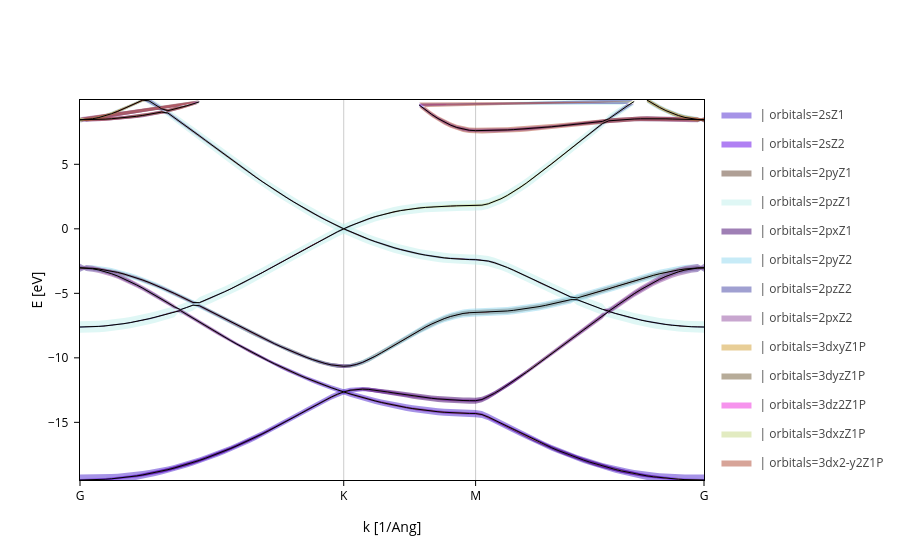

The notebook cell saved with this chart:
### Code cell
# Get the fatbands plot
fatbands = band_struct.plot.fatbands(Erange=[-21,10])
# Split the contributions by orbitals
fatbands.split_groups(on="orbitals")

### Figure 1 — Plotly figure (JSON) as saved in the notebook; plotly's stock layout.template omitted (floating-point values rounded to 4 significant figures; data arrays with more than 128 entries replaced by an {"elided": "..."} marker saying what was removed)
{"data": [{"fill": "toself", "legendgroup": " | orbitals=2sZ1", "line": {"color": "#4f29cf", "width": 0}, "meta": {}, "mode": "lines", "name": " | orbitals=2sZ1", "type": "scatter", "x": {"elided": "200 float values"}, "y": {"elided": "200 float values"}}, {"fill": "toself", "legendgroup": " | orbitals=2sZ1", "line": {"color": "#4f29cf", "width": 0}, "meta": {}, "mode": "lines", "name": " | orbitals=2sZ1", "showlegend": false, "type": "scatter", "x": {"elided": "200 float values"}, "y": {"elided": "200 float values"}}, {"fill": "toself", "legendgroup": " | orbitals=2sZ1", "line": {"color": "#4f29cf", "width": 0}, "meta": {}, "mode": "lines", "name": " | orbitals=2sZ1", "showlegend": false, "type": "scatter", "x": {"elided": "200 float values"}, "y": {"elided": "200 float values"}}, {"fill": "toself", "legendgroup": " | orbitals=2sZ1", "line": {"color": "#4f29cf", "width": 0}, "meta": {}, "mode": "lines", "name": " | orbitals=2sZ1", "showlegend": false, "type": "scatter", "x": {"elided": "200 float values"}, "y": {"elided": "200 float values"}}, {"fill": "toself", "legendgroup": " | orbitals=2sZ1", "line": {"color": "#4f29cf", "width": 0}, "meta": {}, "mode": "lines", "name": " | orbitals=2sZ1", "showlegend": false, "type": "scatter", "x": {"elided": "200 float values"}, "y": {"elided": "200 float values"}}, {"fill": "toself", "legendgroup": " | orbitals=2sZ1", "line": {"color": "#4f29cf", "width": 0}, "meta": {}, "mode": "lines", "name": " | orbitals=2sZ1", "showlegend": false, "type": "scatter", "x": {"elided": "200 float values"}, "y": {"elided": "200 float values"}}, {"fill": "toself", "legendgroup": " | orbitals=2sZ2", "line": {"color": "#6302e8", "width": 0}, "meta": {}, "mode": "lines", "name": " | orbitals=2sZ2", "type": "scatter", "x": {"elided": "200 float values"}, "y": {"elided": "200 float values"}}, {"fill": "toself", "legendgroup": " | orbitals=2sZ2", "line": {"color": "#6302e8", "width": 0}, "meta": {}, "mode": "lines", "name": " | orbitals=2sZ2", "showlegend": false, "type": "scatter", "x": {"elided": "200 float values"}, "y": {"elided": "200 float values"}}, {"fill": "toself", "legendgroup": " | orbitals=2sZ2", "line": {"color": "#6302e8", "width": 0}, "meta": {}, "mode": "lines", "name": " | orbitals=2sZ2", "showlegend": false, "type": "scatter", "x": {"elided": "200 float values"}, "y": {"elided": "200 float values"}}, {"fill": "toself", "legendgroup": " | orbitals=2sZ2", "line": {"color": "#6302e8", "width": 0}, "meta": {}, "mode": "lines", "name": " | orbitals=2sZ2", "showlegend": false, "type": "scatter", "x": {"elided": "200 float values"}, "y": {"elided": "200 float values"}}, {"fill": "toself", "legendgroup": " | orbitals=2sZ2", "line": {"color": "#6302e8", "width": 0}, "meta": {}, "mode": "lines", "name": " | orbitals=2sZ2", "showlegend": false, "type": "scatter", "x": {"elided": "200 float values"}, "y": {"elided": "200 float values"}}, {"fill": "toself", "legendgroup": " | orbitals=2sZ2", "line": {"color": "#6302e8", "width": 0}, "meta": {}, "mode": "lines", "name": " | orbitals=2sZ2", "showlegend": false, "type": "scatter", "x": {"elided": "200 float values"}, "y": {"elided": "200 float values"}}, {"fill": "toself", "legendgroup": " | orbitals=2pyZ1", "line": {"color": "#60402d", "width": 0}, "meta": {}, "mode": "lines", "name": " | orbitals=2pyZ1", "type": "scatter", "x": {"elided": "200 float values"}, "y": {"elided": "200 float values"}}, {"fill": "toself", "legendgroup": " | orbitals=2pyZ1", "line": {"color": "#60402d", "width": 0}, "meta": {}, "mode": "lines", "name": " | orbitals=2pyZ1", "showlegend": false, "type": "scatter", "x": {"elided": "200 float values"}, "y": {"elided": "200 float values"}}, {"fill": "toself", "legendgroup": " | orbitals=2pyZ1", "line": {"color": "#60402d", "width": 0}, "meta": {}, "mode": "lines", "name": " | orbitals=2pyZ1", "showlegend": false, "type": "scatter", "x": {"elided": "200 float values"}, "y": {"elided": "200 float values"}}, {"fill": "toself", "legendgroup": " | orbitals=2pyZ1", "line": {"color": "#60402d", "width": 0}, "meta": {}, "mode": "lines", "name": " | orbitals=2pyZ1", "showlegend": false, "type": "scatter", "x": {"elided": "200 float values"}, "y": {"elided": "200 float values"}}, {"fill": "toself", "legendgroup": " | orbitals=2pyZ1", "line": {"color": "#60402d", "width": 0}, "meta": {}, "mode": "lines", "name": " | orbitals=2pyZ1", "showlegend": false, "type": "scatter", "x": {"elided": "200 float values"}, "y": {"elided": "200 float values"}}, {"fill": "toself", "legendgroup": " | orbitals=2pyZ1", "line": {"color": "#60402d", "width": 0}, "meta": {}, "mode": "lines", "name": " | orbitals=2pyZ1", "showlegend": false, "type": "scatter", "x": {"elided": "200 float values"}, "y": {"elided": "200 float values"}}, {"fill": "toself", "legendgroup": " | orbitals=2pzZ1", "line": {"color": "#c0f0ec", "width": 0}, "meta": {}, "mode": "lines", "name": " | orbitals=2pzZ1", "type": "scatter", "x": {"elided": "200 float values"}, "y": {"elided": "200 float values"}}, {"fill": "toself", "legendgroup": " | orbitals=2pzZ1", "line": {"color": "#c0f0ec", "width": 0}, "meta": {}, "mode": "lines", "name": " | orbitals=2pzZ1", "showlegend": false, "type": "scatter", "x": {"elided": "200 float values"}, "y": {"elided": "200 float values"}}, {"fill": "toself", "legendgroup": " | orbitals=2pzZ1", "line": {"color": "#c0f0ec", "width": 0}, "meta": {}, "mode": "lines", "name": " | orbitals=2pzZ1", "showlegend": false, "type": "scatter", "x": {"elided": "200 float values"}, "y": {"elided": "200 float values"}}, {"fill": "toself", "legendgroup": " | orbitals=2pzZ1", "line": {"color": "#c0f0ec", "width": 0}, "meta": {}, "mode": "lines", "name": " | orbitals=2pzZ1", "showlegend": false, "type": "scatter", "x": {"elided": "200 float values"}, "y": {"elided": "200 float values"}}, {"fill": "toself", "legendgroup": " | orbitals=2pzZ1", "line": {"color": "#c0f0ec", "width": 0}, "meta": {}, "mode": "lines", "name": " | orbitals=2pzZ1", "showlegend": false, "type": "scatter", "x": {"elided": "200 float values"}, "y": {"elided": "200 float values"}}, {"fill": "toself", "legendgroup": " | orbitals=2pzZ1", "line": {"color": "#c0f0ec", "width": 0}, "meta": {}, "mode": "lines", "name": " | orbitals=2pzZ1", "showlegend": false, "type": "scatter", "x": {"elided": "200 float values"}, "y": {"elided": "200 float values"}}, {"fill": "toself", "legendgroup": " | orbitals=2pxZ1", "line": {"color": "#41016c", "width": 0}, "meta": {}, "mode": "lines", "name": " | orbitals=2pxZ1", "type": "scatter", "x": {"elided": "200 float values"}, "y": {"elided": "200 float values"}}, {"fill": "toself", "legendgroup": " | orbitals=2pxZ1", "line": {"color": "#41016c", "width": 0}, "meta": {}, "mode": "lines", "name": " | orbitals=2pxZ1", "showlegend": false, "type": "scatter", "x": {"elided": "200 float values"}, "y": {"elided": "200 float values"}}, {"fill": "toself", "legendgroup": " | orbitals=2pxZ1", "line": {"color": "#41016c", "width": 0}, "meta": {}, "mode": "lines", "name": " | orbitals=2pxZ1", "showlegend": false, "type": "scatter", "x": {"elided": "200 float values"}, "y": {"elided": "200 float values"}}, {"fill": "toself", "legendgroup": " | orbitals=2pxZ1", "line": {"color": "#41016c", "width": 0}, "meta": {}, "mode": "lines", "name": " | orbitals=2pxZ1", "showlegend": false, "type": "scatter", "x": {"elided": "200 float values"}, "y": {"elided": "200 float values"}}, {"fill": "toself", "legendgroup": " | orbitals=2pxZ1", "line": {"color": "#41016c", "width": 0}, "meta": {}, "mode": "lines", "name": " | orbitals=2pxZ1", "showlegend": false, "type": "scatter", "x": {"elided": "200 float values"}, "y": {"elided": "200 float values"}}, {"fill": "toself", "legendgroup": " | orbitals=2pxZ1", "line": {"color": "#41016c", "width": 0}, "meta": {}, "mode": "lines", "name": " | orbitals=2pxZ1", "showlegend": false, "type": "scatter", "x": {"elided": "200 float values"}, "y": {"elided": "200 float values"}}, {"fill": "toself", "legendgroup": " | orbitals=2pyZ2", "line": {"color": "#8fd7ef", "width": 0}, "meta": {}, "mode": "lines", "name": " | orbitals=2pyZ2", "type": "scatter", "x": {"elided": "200 float values"}, "y": {"elided": "200 float values"}}, {"fill": "toself", "legendgroup": " | orbitals=2pyZ2", "line": {"color": "#8fd7ef", "width": 0}, "meta": {}, "mode": "lines", "name": " | orbitals=2pyZ2", "showlegend": false, "type": "scatter", "x": {"elided": "200 float values"}, "y": {"elided": "200 float values"}}, {"fill": "toself", "legendgroup": " | orbitals=2pyZ2", "line": {"color": "#8fd7ef", "width": 0}, "meta": {}, "mode": "lines", "name": " | orbitals=2pyZ2", "showlegend": false, "type": "scatter", "x": {"elided": "200 float values"}, "y": {"elided": "200 float values"}}, {"fill": "toself", "legendgroup": " | orbitals=2pyZ2", "line": {"color": "#8fd7ef", "width": 0}, "meta": {}, "mode": "lines", "name": " | orbitals=2pyZ2", "showlegend": false, "type": "scatter", "x": {"elided": "200 float values"}, "y": {"elided": "200 float values"}}, {"fill": "toself", "legendgroup": " | orbitals=2pyZ2", "line": {"color": "#8fd7ef", "width": 0}, "meta": {}, "mode": "lines", "name": " | orbitals=2pyZ2", "showlegend": false, "type": "scatter", "x": {"elided": "200 float values"}, "y": {"elided": "200 float values"}}, {"fill": "toself", "legendgroup": " | orbitals=2pyZ2", "line": {"color": "#8fd7ef", "width": 0}, "meta": {}, "mode": "lines", "name": " | orbitals=2pyZ2", "showlegend": false, "type": "scatter", "x": {"elided": "200 float values"}, "y": {"elided": "200 float values"}}, {"fill": "toself", "legendgroup": " | orbitals=2pzZ2", "line": {"color": "#4343a3", "width": 0}, "meta": {}, "mode": "lines", "name": " | orbitals=2pzZ2", "type": "scatter", "x": {"elided": "200 float values"}, "y": {"elided": "200 float values"}}, {"fill": "toself", "legendgroup": " | orbitals=2pzZ2", "line": {"color": "#4343a3", "width": 0}, "meta": {}, "mode": "lines", "name": " | orbitals=2pzZ2", "showlegend": false, "type": "scatter", "x": {"elided": "200 float values"}, "y": {"elided": "200 float values"}}, {"fill": "toself", "legendgroup": " | orbitals=2pzZ2", "line": {"color": "#4343a3", "width": 0}, "meta": {}, "mode": "lines", "name": " | orbitals=2pzZ2", "showlegend": false, "type": "scatter", "x": {"elided": "200 float values"}, "y": {"elided": "200 float values"}}, {"fill": "toself", "legendgroup": " | orbitals=2pzZ2", "line": {"color": "#4343a3", "width": 0}, "meta": {}, "mode": "lines", "name": " | orbitals=2pzZ2", "showlegend": false, "type": "scatter", "x": {"elided": "200 float values"}, "y": {"elided": "200 float values"}}, {"fill": "toself", "legendgroup": " | orbitals=2pzZ2", "line": {"color": "#4343a3", "width": 0}, "meta": {}, "mode": "lines", "name": " | orbitals=2pzZ2", "showlegend": false, "type": "scatter", "x": {"elided": "200 float values"}, "y": {"elided": "200 float values"}}, {"fill": "toself", "legendgroup": " | orbitals=2pzZ2", "line": {"color": "#4343a3", "width": 0}, "meta": {}, "mode": "lines", "name": " | orbitals=2pzZ2", "showlegend": false, "type": "scatter", "x": {"elided": "200 float values"}, "y": {"elided": "200 float values"}}, {"fill": "toself", "legendgroup": " | orbitals=2pxZ2", "line": {"color": "#924f9f", "width": 0}, "meta": {}, "mode": "lines", "name": " | orbitals=2pxZ2", "type": "scatter", "x": {"elided": "200 float values"}, "y": {"elided": "200 float values"}}, {"fill": "toself", "legendgroup": " | orbitals=2pxZ2", "line": {"color": "#924f9f", "width": 0}, "meta": {}, "mode": "lines", "name": " | orbitals=2pxZ2", "showlegend": false, "type": "scatter", "x": {"elided": "200 float values"}, "y": {"elided": "200 float values"}}, {"fill": "toself", "legendgroup": " | orbitals=2pxZ2", "line": {"color": "#924f9f", "width": 0}, "meta": {}, "mode": "lines", "name": " | orbitals=2pxZ2", "showlegend": false, "type": "scatter", "x": {"elided": "200 float values"}, "y": {"elided": "200 float values"}}, {"fill": "toself", "legendgroup": " | orbitals=2pxZ2", "line": {"color": "#924f9f", "width": 0}, "meta": {}, "mode": "lines", "name": " | orbitals=2pxZ2", "showlegend": false, "type": "scatter", "x": {"elided": "200 float values"}, "y": {"elided": "200 float values"}}, {"fill": "toself", "legendgroup": " | orbitals=2pxZ2", "line": {"color": "#924f9f", "width": 0}, "meta": {}, "mode": "lines", "name": " | orbitals=2pxZ2", "showlegend": false, "type": "scatter", "x": {"elided": "200 float values"}, "y": {"elided": "200 float values"}}, {"fill": "toself", "legendgroup": " | orbitals=2pxZ2", "line": {"color": "#924f9f", "width": 0}, "meta": {}, "mode": "lines", "name": " | orbitals=2pxZ2", "showlegend": false, "type": "scatter", "x": {"elided": "200 float values"}, "y": {"elided": "200 float values"}}, {"fill": "toself", "legendgroup": " | orbitals=3dxyZ1P", "line": {"color": "#d29e31", "width": 0}, "meta": {}, "mode": "lines", "name": " | orbitals=3dxyZ1P", "type": "scatter", "x": {"elided": "200 float values"}, "y": {"elided": "200 float values"}}, {"fill": "toself", "legendgroup": " | orbitals=3dxyZ1P", "line": {"color": "#d29e31", "width": 0}, "meta": {}, "mode": "lines", "name": " | orbitals=3dxyZ1P", "showlegend": false, "type": "scatter", "x": {"elided": "200 float values"}, "y": {"elided": "200 float values"}}, {"fill": "toself", "legendgroup": " | orbitals=3dxyZ1P", "line": {"color": "#d29e31", "width": 0}, "meta": {}, "mode": "lines", "name": " | orbitals=3dxyZ1P", "showlegend": false, "type": "scatter", "x": {"elided": "200 float values"}, "y": {"elided": "200 float values"}}, {"fill": "toself", "legendgroup": " | orbitals=3dxyZ1P", "line": {"color": "#d29e31", "width": 0}, "meta": {}, "mode": "lines", "name": " | orbitals=3dxyZ1P", "showlegend": false, "type": "scatter", "x": {"elided": "200 float values"}, "y": {"elided": "200 float values"}}, {"fill": "toself", "legendgroup": " | orbitals=3dxyZ1P", "line": {"color": "#d29e31", "width": 0}, "meta": {}, "mode": "lines", "name": " | orbitals=3dxyZ1P", "showlegend": false, "type": "scatter", "x": {"elided": "200 float values"}, "y": {"elided": "200 float values"}}, {"fill": "toself", "legendgroup": " | orbitals=3dxyZ1P", "line": {"color": "#d29e31", "width": 0}, "meta": {}, "mode": "lines", "name": " | orbitals=3dxyZ1P", "showlegend": false, "type": "scatter", "x": {"elided": "200 float values"}, "y": {"elided": "200 float values"}}, {"fill": "toself", "legendgroup": " | orbitals=3dyzZ1P", "line": {"color": "#705b35", "width": 0}, "meta": {}, "mode": "lines", "name": " | orbitals=3dyzZ1P", "type": "scatter", "x": {"elided": "200 float values"}, "y": {"elided": "200 float values"}}, {"fill": "toself", "legendgroup": " | orbitals=3dyzZ1P", "line": {"color": "#705b35", "width": 0}, "meta": {}, "mode": "lines", "name": " | orbitals=3dyzZ1P", "showlegend": false, "type": "scatter", "x": {"elided": "200 float values"}, "y": {"elided": "200 float values"}}, {"fill": "toself", "legendgroup": " | orbitals=3dyzZ1P", "line": {"color": "#705b35", "width": 0}, "meta": {}, "mode": "lines", "name": " | orbitals=3dyzZ1P", "showlegend": false, "type": "scatter", "x": {"elided": "200 float values"}, "y": {"elided": "200 float values"}}, {"fill": "toself", "legendgroup": " | orbitals=3dyzZ1P", "line": {"color": "#705b35", "width": 0}, "meta": {}, "mode": "lines", "name": " | orbitals=3dyzZ1P", "showlegend": false, "type": "scatter", "x": {"elided": "200 float values"}, "y": {"elided": "200 float values"}}, {"fill": "toself", "legendgroup": " | orbitals=3dyzZ1P", "line": {"color": "#705b35", "width": 0}, "meta": {}, "mode": "lines", "name": " | orbitals=3dyzZ1P", "showlegend": false, "type": "scatter", "x": {"elided": "200 float values"}, "y": {"elided": "200 float values"}}, {"fill": "toself", "legendgroup": " | orbitals=3dyzZ1P", "line": {"color": "#705b35", "width": 0}, "meta": {}, "mode": "lines", "name": " | orbitals=3dyzZ1P", "showlegend": false, "type": "scatter", "x": {"elided": "200 float values"}, "y": {"elided": "200 float values"}}, {"fill": "toself", "legendgroup": " | orbitals=3dz2Z1P", "line": {"color": "#ee28db", "width": 0}, "meta": {}, "mode": "lines", "name": " | orbitals=3dz2Z1P", "type": "scatter", "x": {"elided": "200 float values"}, "y": {"elided": "200 float values"}}, {"fill": "toself", "legendgroup": " | orbitals=3dz2Z1P", "line": {"color": "#ee28db", "width": 0}, "meta": {}, "mode": "lines", "name": " | orbitals=3dz2Z1P", "showlegend": false, "type": "scatter", "x": {"elided": "200 float values"}, "y": {"elided": "200 float values"}}, {"fill": "toself", "legendgroup": " | orbitals=3dz2Z1P", "line": {"color": "#ee28db", "width": 0}, "meta": {}, "mode": "lines", "name": " | orbitals=3dz2Z1P", "showlegend": false, "type": "scatter", "x": {"elided": "200 float values"}, "y": {"elided": "200 float values"}}, {"fill": "toself", "legendgroup": " | orbitals=3dz2Z1P", "line": {"color": "#ee28db", "width": 0}, "meta": {}, "mode": "lines", "name": " | orbitals=3dz2Z1P", "showlegend": false, "type": "scatter", "x": {"elided": "200 float values"}, "y": {"elided": "200 float values"}}, {"fill": "toself", "legendgroup": " | orbitals=3dz2Z1P", "line": {"color": "#ee28db", "width": 0}, "meta": {}, "mode": "lines", "name": " | orbitals=3dz2Z1P", "showlegend": false, "type": "scatter", "x": {"elided": "200 float values"}, "y": {"elided": "200 float values"}}, {"fill": "toself", "legendgroup": " | orbitals=3dz2Z1P", "line": {"color": "#ee28db", "width": 0}, "meta": {}, "mode": "lines", "name": " | orbitals=3dz2Z1P", "showlegend": false, "type": "scatter", "x": {"elided": "200 float values"}, "y": {"elided": "200 float values"}}, {"fill": "toself", "legendgroup": " | orbitals=3dxzZ1P", "line": {"color": "#c6d883", "width": 0}, "meta": {}, "mode": "lines", "name": " | orbitals=3dxzZ1P", "type": "scatter", "x": {"elided": "200 float values"}, "y": {"elided": "200 float values"}}, {"fill": "toself", "legendgroup": " | orbitals=3dxzZ1P", "line": {"color": "#c6d883", "width": 0}, "meta": {}, "mode": "lines", "name": " | orbitals=3dxzZ1P", "showlegend": false, "type": "scatter", "x": {"elided": "200 float values"}, "y": {"elided": "200 float values"}}, {"fill": "toself", "legendgroup": " | orbitals=3dxzZ1P", "line": {"color": "#c6d883", "width": 0}, "meta": {}, "mode": "lines", "name": " | orbitals=3dxzZ1P", "showlegend": false, "type": "scatter", "x": {"elided": "200 float values"}, "y": {"elided": "200 float values"}}, {"fill": "toself", "legendgroup": " | orbitals=3dxzZ1P", "line": {"color": "#c6d883", "width": 0}, "meta": {}, "mode": "lines", "name": " | orbitals=3dxzZ1P", "showlegend": false, "type": "scatter", "x": {"elided": "200 float values"}, "y": {"elided": "200 float values"}}, {"fill": "toself", "legendgroup": " | orbitals=3dxzZ1P", "line": {"color": "#c6d883", "width": 0}, "meta": {}, "mode": "lines", "name": " | orbitals=3dxzZ1P", "showlegend": false, "type": "scatter", "x": {"elided": "200 float values"}, "y": {"elided": "200 float values"}}, {"fill": "toself", "legendgroup": " | orbitals=3dxzZ1P", "line": {"color": "#c6d883", "width": 0}, "meta": {}, "mode": "lines", "name": " | orbitals=3dxzZ1P", "showlegend": false, "type": "scatter", "x": {"elided": "200 float values"}, "y": {"elided": "200 float values"}}, {"fill": "toself", "legendgroup": " | orbitals=3dx2-y2Z1P", "line": {"color": "#af4b33", "width": 0}, "meta": {}, "mode": "lines", "name": " | orbitals=3dx2-y2Z1P", "type": "scatter", "x": {"elided": "200 float values"}, "y": {"elided": "200 float values"}}, {"fill": "toself", "legendgroup": " | orbitals=3dx2-y2Z1P", "line": {"color": "#af4b33", "width": 0}, "meta": {}, "mode": "lines", "name": " | orbitals=3dx2-y2Z1P", "showlegend": false, "type": "scatter", "x": {"elided": "200 float values"}, "y": {"elided": "200 float values"}}, {"fill": "toself", "legendgroup": " | orbitals=3dx2-y2Z1P", "line": {"color": "#af4b33", "width": 0}, "meta": {}, "mode": "lines", "name": " | orbitals=3dx2-y2Z1P", "showlegend": false, "type": "scatter", "x": {"elided": "200 float values"}, "y": {"elided": "200 float values"}}, {"fill": "toself", "legendgroup": " | orbitals=3dx2-y2Z1P", "line": {"color": "#af4b33", "width": 0}, "meta": {}, "mode": "lines", "name": " | orbitals=3dx2-y2Z1P", "showlegend": false, "type": "scatter", "x": {"elided": "200 float values"}, "y": {"elided": "200 float values"}}, {"fill": "toself", "legendgroup": " | orbitals=3dx2-y2Z1P", "line": {"color": "#af4b33", "width": 0}, "meta": {}, "mode": "lines", "name": " | orbitals=3dx2-y2Z1P", "showlegend": false, "type": "scatter", "x": {"elided": "200 float values"}, "y": {"elided": "200 float values"}}, {"fill": "toself", "legendgroup": " | orbitals=3dx2-y2Z1P", "line": {"color": "#af4b33", "width": 0}, "meta": {}, "mode": "lines", "name": " | orbitals=3dx2-y2Z1P", "showlegend": false, "type": "scatter", "x": {"elided": "200 float values"}, "y": {"elided": "200 float values"}}, {"legendgroup": "Bands", "line": {"color": "black", "dash": "solid", "width": 1}, "meta": {}, "mode": "lines", "name": "Bands", "opacity": 1, "type": "scatter", "x": [0.0, 0.04055, 0.0811, 0.1216, 0.1622, 0.2027, 0.2433, 0.2838, 0.3244, 0.3649, 0.4055, 0.446, 0.4866, 0.5271, 0.5677, 0.6082, 0.6488, 0.6893, 0.7299, 0.7704, 0.811, 0.8515, 0.8921, 0.9326, 0.9732, 1.014, 1.054, 1.095, 1.135, 1.176, 1.216, 1.257, 1.298, 1.338, 1.379, 1.419, 1.46, 1.5, 1.541, 1.581, 1.622, 1.663, 1.703, 1.744, 1.784, 1.825, 1.865, 1.906, 1.946, 1.987, 2.027, 2.068, 2.109, 2.149, 2.19, 2.23, 2.271, 2.311, 2.352, 2.392, 2.433, 2.474, 2.514, 2.555, 2.596, 2.637, 2.678, 2.719, 2.759, 2.8, 2.841, 2.882, 2.923, 2.964, 3.005, 3.046, 3.087, 3.128, 3.169, 3.21, 3.251, 3.292, 3.333, 3.374, 3.415, 3.456, 3.497, 3.538, 3.579, 3.62, 3.661, 3.702, 3.743, 3.784, 3.825, 3.866, 3.907, 3.948, 3.989, 4.03], "y": [-19.47, -19.46, -19.45, -19.44, -19.41, -19.38, -19.33, -19.28, -19.22, -19.15, -19.08, -18.99, -18.89, -18.78, -18.67, -18.54, -18.41, -18.26, -18.11, -17.95, -17.78, -17.61, -17.42, -17.23, -17.03, -16.82, -16.6, -16.37, -16.14, -15.9, -15.66, -15.41, -15.15, -14.89, -14.62, -14.35, -14.08, -13.81, -13.55, -13.29, -13.04, -12.82, -12.64, -12.8, -12.94, -13.08, -13.22, -13.34, -13.46, -13.57, -13.67, -13.77, -13.85, -13.93, -14.01, -14.07, -14.13, -14.18, -14.22, -14.25, -14.28, -14.3, -14.31, -14.31, -14.4, -14.59, -14.83, -15.08, -15.33, -15.58, -15.83, -16.07, -16.31, -16.54, -16.76, -16.97, -17.18, -17.38, -17.57, -17.75, -17.92, -18.08, -18.24, -18.38, -18.52, -18.65, -18.77, -18.88, -18.98, -19.07, -19.15, -19.22, -19.28, -19.33, -19.37, -19.41, -19.44, -19.45, -19.46, -19.47]}, {"legendgroup": "Bands", "line": {"color": "black", "dash": "solid", "width": 1}, "meta": {}, "mode": "lines", "name": "Bands", "opacity": 1, "showlegend": false, "type": "scatter", "x": [0.0, 0.04055, 0.0811, 0.1216, 0.1622, 0.2027, 0.2433, 0.2838, 0.3244, 0.3649, 0.4055, 0.446, 0.4866, 0.5271, 0.5677, 0.6082, 0.6488, 0.6893, 0.7299, 0.7704, 0.811, 0.8515, 0.8921, 0.9326, 0.9732, 1.014, 1.054, 1.095, 1.135, 1.176, 1.216, 1.257, 1.298, 1.338, 1.379, 1.419, 1.46, 1.5, 1.541, 1.581, 1.622, 1.663, 1.703, 1.744, 1.784, 1.825, 1.865, 1.906, 1.946, 1.987, 2.027, 2.068, 2.109, 2.149, 2.19, 2.23, 2.271, 2.311, 2.352, 2.392, 2.433, 2.474, 2.514, 2.555, 2.596, 2.637, 2.678, 2.719, 2.759, 2.8, 2.841, 2.882, 2.923, 2.964, 3.005, 3.046, 3.087, 3.128, 3.169, 3.21, 3.251, 3.292, 3.333, 3.374, 3.415, 3.456, 3.497, 3.538, 3.579, 3.62, 3.661, 3.702, 3.743, 3.784, 3.825, 3.866, 3.907, 3.948, 3.989, 4.03], "y": [-7.611, -7.606, -7.59, -7.563, -7.526, -7.477, -7.419, -7.35, -7.27, -7.18, -7.079, -6.969, -6.848, -6.717, -6.575, -6.425, -6.334, -6.633, -6.931, -7.228, -7.523, -7.815, -8.103, -8.388, -8.667, -8.942, -9.212, -9.476, -9.734, -9.986, -10.23, -10.47, -10.7, -10.93, -11.15, -11.36, -11.56, -11.76, -11.95, -12.14, -12.31, -12.48, -12.64, -12.51, -12.44, -12.42, -12.45, -12.5, -12.57, -12.64, -12.72, -12.8, -12.88, -12.95, -13.02, -13.08, -13.14, -13.18, -13.23, -13.26, -13.29, -13.31, -13.32, -13.32, -13.23, -13.02, -12.75, -12.45, -12.13, -11.8, -11.46, -11.12, -10.77, -10.41, -10.05, -9.691, -9.324, -8.955, -8.584, -8.212, -7.841, -7.471, -7.104, -6.74, -6.401, -6.555, -6.698, -6.832, -6.955, -7.068, -7.171, -7.263, -7.344, -7.415, -7.475, -7.524, -7.562, -7.589, -7.606, -7.611]}, {"legendgroup": "Bands", "line": {"color": "black", "dash": "solid", "width": 1}, "meta": {}, "mode": "lines", "name": "Bands", "opacity": 1, "showlegend": false, "type": "scatter", "x": [0.0, 0.04055, 0.0811, 0.1216, 0.1622, 0.2027, 0.2433, 0.2838, 0.3244, 0.3649, 0.4055, 0.446, 0.4866, 0.5271, 0.5677, 0.6082, 0.6488, 0.6893, 0.7299, 0.7704, 0.811, 0.8515, 0.8921, 0.9326, 0.9732, 1.014, 1.054, 1.095, 1.135, 1.176, 1.216, 1.257, 1.298, 1.338, 1.379, 1.419, 1.46, 1.5, 1.541, 1.581, 1.622, 1.663, 1.703, 1.744, 1.784, 1.825, 1.865, 1.906, 1.946, 1.987, 2.027, 2.068, 2.109, 2.149, 2.19, 2.23, 2.271, 2.311, 2.352, 2.392, 2.433, 2.474, 2.514, 2.555, 2.596, 2.637, 2.678, 2.719, 2.759, 2.8, 2.841, 2.882, 2.923, 2.964, 3.005, 3.046, 3.087, 3.128, 3.169, 3.21, 3.251, 3.292, 3.333, 3.374, 3.415, 3.456, 3.497, 3.538, 3.579, 3.62, 3.661, 3.702, 3.743, 3.784, 3.825, 3.866, 3.907, 3.948, 3.989, 4.03], "y": [-3.023, -3.042, -3.098, -3.191, -3.317, -3.475, -3.659, -3.868, -4.097, -4.344, -4.605, -4.877, -5.158, -5.447, -5.74, -6.036, -6.264, -6.094, -5.915, -5.957, -6.207, -6.459, -6.712, -6.965, -7.218, -7.47, -7.719, -7.966, -8.21, -8.449, -8.684, -8.914, -9.137, -9.354, -9.563, -9.762, -9.952, -10.13, -10.29, -10.43, -10.54, -10.62, -10.65, -10.62, -10.52, -10.35, -10.13, -9.883, -9.61, -9.323, -9.03, -8.735, -8.443, -8.158, -7.883, -7.622, -7.379, -7.158, -6.961, -6.794, -6.66, -6.562, -6.502, -6.482, -6.477, -6.463, -6.44, -6.408, -6.367, -6.317, -6.257, -6.19, -6.113, -6.028, -5.936, -5.835, -5.726, -5.611, -5.489, -5.493, -5.692, -5.883, -6.065, -6.238, -6.381, -6.028, -5.684, -5.35, -5.028, -4.721, -4.43, -4.159, -3.91, -3.687, -3.491, -3.327, -3.195, -3.1, -3.042, -3.023]}, {"legendgroup": "Bands", "line": {"color": "black", "dash": "solid", "width": 1}, "meta": {}, "mode": "lines", "name": "Bands", "opacity": 1, "showlegend": false, "type": "scatter", "x": [0.0, 0.04055, 0.0811, 0.1216, 0.1622, 0.2027, 0.2433, 0.2838, 0.3244, 0.3649, 0.4055, 0.446, 0.4866, 0.5271, 0.5677, 0.6082, 0.6488, 0.6893, 0.7299, 0.7704, 0.811, 0.8515, 0.8921, 0.9326, 0.9732, 1.014, 1.054, 1.095, 1.135, 1.176, 1.216, 1.257, 1.298, 1.338, 1.379, 1.419, 1.46, 1.5, 1.541, 1.581, 1.622, 1.663, 1.703, 1.744, 1.784, 1.825, 1.865, 1.906, 1.946, 1.987, 2.027, 2.068, 2.109, 2.149, 2.19, 2.23, 2.271, 2.311, 2.352, 2.392, 2.433, 2.474, 2.514, 2.555, 2.596, 2.637, 2.678, 2.719, 2.759, 2.8, 2.841, 2.882, 2.923, 2.964, 3.005, 3.046, 3.087, 3.128, 3.169, 3.21, 3.251, 3.292, 3.333, 3.374, 3.415, 3.456, 3.497, 3.538, 3.579, 3.62, 3.661, 3.702, 3.743, 3.784, 3.825, 3.866, 3.907, 3.948, 3.989, 4.03], "y": [-3.022, -3.033, -3.063, -3.114, -3.183, -3.272, -3.379, -3.504, -3.645, -3.801, -3.972, -4.156, -4.351, -4.558, -4.774, -4.998, -5.23, -5.468, -5.711, -5.726, -5.529, -5.323, -5.108, -4.886, -4.656, -4.419, -4.175, -3.925, -3.669, -3.408, -3.143, -2.874, -2.602, -2.329, -2.055, -1.781, -1.51, -1.241, -0.9775, -0.7199, -0.47, -0.2296, -2.359e-06, -0.2187, -0.4273, -0.6259, -0.8143, -0.9924, -1.16, -1.317, -1.464, -1.6, -1.725, -1.84, -1.944, -2.037, -2.119, -2.191, -2.251, -2.3, -2.339, -2.366, -2.383, -2.388, -2.417, -2.501, -2.633, -2.802, -2.998, -3.213, -3.44, -3.675, -3.913, -4.151, -4.388, -4.621, -4.848, -5.07, -5.285, -5.36, -5.225, -5.086, -4.942, -4.794, -4.643, -4.49, -4.337, -4.184, -4.034, -3.887, -3.745, -3.61, -3.485, -3.371, -3.269, -3.183, -3.114, -3.064, -3.033, -3.022]}, {"legendgroup": "Bands", "line": {"color": "black", "dash": "solid", "width": 1}, "meta": {}, "mode": "lines", "name": "Bands", "opacity": 1, "showlegend": false, "type": "scatter", "x": [0.0, 0.04055, 0.0811, 0.1216, 0.1622, 0.2027, 0.2433, 0.2838, 0.3244, 0.3649, 0.4055, 0.446, 0.4866, 0.5271, 0.5677, 0.6082, 0.6488, 0.6893, 0.7299, 0.7704, 0.811, 0.8515, 0.8921, 0.9326, 0.9732, 1.014, 1.054, 1.095, 1.135, 1.176, 1.216, 1.257, 1.298, 1.338, 1.379, 1.419, 1.46, 1.5, 1.541, 1.581, 1.622, 1.663, 1.703, 1.744, 1.784, 1.825, 1.865, 1.906, 1.946, 1.987, 2.027, 2.068, 2.109, 2.149, 2.19, 2.23, 2.271, 2.311, 2.352, 2.392, 2.433, 2.474, 2.514, 2.555, 2.596, 2.637, 2.678, 2.719, 2.759, 2.8, 2.841, 2.882, 2.923, 2.964, 3.005, 3.046, 3.087, 3.128, 3.169, 3.21, 3.251, 3.292, 3.333, 3.374, 3.415, 3.456, 3.497, 3.538, 3.579, 3.62, 3.661, 3.702, 3.743, 3.784, 3.825, 3.866, 3.907, 3.948, 3.989, 4.03], "y": [8.451, 8.454, 8.463, 8.479, 8.501, 8.531, 8.567, 8.61, 8.662, 8.721, 8.789, 8.866, 8.953, 9.049, 8.974, 8.635, 8.288, 7.935, 7.576, 7.215, 6.851, 6.487, 6.123, 5.761, 5.401, 5.045, 4.693, 4.345, 4.003, 3.667, 3.337, 3.014, 2.698, 2.389, 2.089, 1.796, 1.513, 1.238, 0.9714, 0.7143, 0.4666, 0.2285, 2.359e-06, 0.2172, 0.4206, 0.6093, 0.7824, 0.9395, 1.08, 1.205, 1.314, 1.408, 1.489, 1.557, 1.613, 1.66, 1.697, 1.727, 1.75, 1.768, 1.781, 1.789, 1.794, 1.796, 1.833, 1.939, 2.107, 2.327, 2.588, 2.883, 3.203, 3.544, 3.901, 4.271, 4.65, 5.037, 5.428, 5.823, 6.22, 6.616, 7.009, 7.4, 7.784, 8.161, 8.372, 8.416, 8.454, 8.487, 8.512, 8.53, 8.54, 8.542, 8.536, 8.525, 8.51, 8.493, 8.477, 8.463, 8.454, 8.451]}, {"legendgroup": "Bands", "line": {"color": "black", "dash": "solid", "width": 1}, "meta": {}, "mode": "lines", "name": "Bands", "opacity": 1, "showlegend": false, "type": "scatter", "x": [0.0, 0.04055, 0.0811, 0.1216, 0.1622, 0.2027, 0.2433, 0.2838, 0.3244, 0.3649, 0.4055, 0.446, 0.4866, 0.5271, 0.5677, 0.6082, 0.6488, 0.6893, 0.7299, 0.7704, 0.811, 0.8515, 0.8921, 0.9326, 0.9732, 1.014, 1.054, 1.095, 1.135, 1.176, 1.216, 1.257, 1.298, 1.338, 1.379, 1.419, 1.46, 1.5, 1.541, 1.581, 1.622, 1.663, 1.703, 1.744, 1.784, 1.825, 1.865, 1.906, 1.946, 1.987, 2.027, 2.068, 2.109, 2.149, 2.19, 2.23, 2.271, 2.311, 2.352, 2.392, 2.433, 2.474, 2.514, 2.555, 2.596, 2.637, 2.678, 2.719, 2.759, 2.8, 2.841, 2.882, 2.923, 2.964, 3.005, 3.046, 3.087, 3.128, 3.169, 3.21, 3.251, 3.292, 3.333, 3.374, 3.415, 3.456, 3.497, 3.538, 3.579, 3.62, 3.661, 3.702, 3.743, 3.784, 3.825, 3.866, 3.907, 3.948, 3.989, 4.03], "y": [8.451, 8.471, 8.53, 8.627, 8.757, 8.917, 9.102, 9.306, 9.523, 9.747, 9.972, 9.919, 9.618, 9.302, 9.155, 9.272, 9.398, 9.536, 9.683, 9.841, NaN, NaN, NaN, NaN, NaN, NaN, NaN, NaN, NaN, NaN, NaN, NaN, NaN, NaN, NaN, NaN, NaN, NaN, NaN, NaN, NaN, NaN, NaN, NaN, NaN, NaN, NaN, NaN, NaN, NaN, NaN, NaN, NaN, NaN, 9.6, 9.22, 8.869, 8.553, 8.276, 8.042, 7.855, 7.719, 7.637, 7.609, 7.611, 7.618, 7.629, 7.645, 7.665, 7.689, 7.717, 7.749, 7.785, 7.824, 7.867, 7.912, 7.96, 8.01, 8.062, 8.115, 8.169, 8.222, 8.274, 8.325, 8.53, 8.887, 9.231, 9.56, 9.873, NaN, 9.984, 9.681, 9.406, 9.161, 8.95, 8.773, 8.633, 8.532, 8.471, 8.451]}], "layout": {"autosize": true, "scene": {"xaxis": {"range": [0, 4.03], "showgrid": true, "ticktext": ["G", "K", "M", "G"], "tickvals": [0.0, 1.703, 2.555, 4.03], "title": {"text": "k [1/Ang]"}}, "yaxis": {"range": [-19.47, 9.984], "title": {"text": "E [eV]"}}}, "xaxis": {"range": [0, 4.03], "showgrid": true, "ticktext": ["G", "K", "M", "G"], "tickvals": [0.0, 1.703, 2.555, 4.03], "title": {"text": "k [1/Ang]"}, "type": "linear"}, "yaxis": {"range": [-19.47, 9.984], "title": {"text": "E [eV]"}, "type": "linear"}}}
